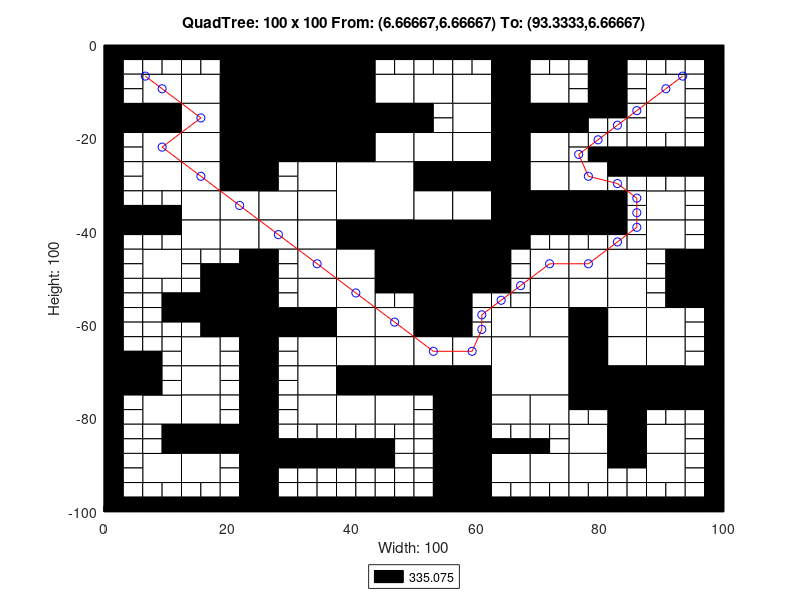

This figure's MATLAB source:
axis([0 100 -100 0]);
title('QuadTree: 100 x 100 From: (6.66667,6.66667) To: (93.3333,6.66667)');
xlabel('Width: 100');
ylabel('Height: 100');
rectangle('Position',[25 -12.5 12.5 12.5], 'FaceColor',[0 0 0]);
rectangle('Position',[25 -25 12.5 12.5], 'FaceColor',[0 0 0]);
rectangle('Position',[37.5 -37.5 12.5 12.5], 'FaceColor',[1 1 1]);
rectangle('Position',[50 -50 12.5 12.5], 'FaceColor',[0 0 0]);
rectangle('Position',[62.5 -75 12.5 12.5], 'FaceColor',[1 1 1]);
rectangle('Position',[6.25 -12.5 6.25 6.25], 'FaceColor',[1 1 1]);
rectangle('Position',[18.75 -6.25 6.25 6.25], 'FaceColor',[0 0 0]);
rectangle('Position',[12.5 -12.5 6.25 6.25], 'FaceColor',[1 1 1]);
rectangle('Position',[18.75 -12.5 6.25 6.25], 'FaceColor',[0 0 0]);
rectangle('Position',[0 -18.75 6.25 6.25], 'FaceColor',[0 0 0]);
rectangle('Position',[6.25 -18.75 6.25 6.25], 'FaceColor',[0 0 0]);
rectangle('Position',[6.25 -25 6.25 6.25], 'FaceColor',[1 1 1]);
rectangle('Position',[12.5 -18.75 6.25 6.25], 'FaceColor',[1 1 1]);
rectangle('Position',[18.75 -18.75 6.25 6.25], 'FaceColor',[0 0 0]);
rectangle('Position',[12.5 -25 6.25 6.25], 'FaceColor',[1 1 1]);
rectangle('Position',[18.75 -25 6.25 6.25], 'FaceColor',[0 0 0]);
rectangle('Position',[37.5 -6.25 6.25 6.25], 'FaceColor',[0 0 0]);
rectangle('Position',[37.5 -12.5 6.25 6.25], 'FaceColor',[0 0 0]);
rectangle('Position',[43.75 -12.5 6.25 6.25], 'FaceColor',[1 1 1]);
rectangle('Position',[37.5 -18.75 6.25 6.25], 'FaceColor',[0 0 0]);
rectangle('Position',[43.75 -18.75 6.25 6.25], 'FaceColor',[0 0 0]);
rectangle('Position',[37.5 -25 6.25 6.25], 'FaceColor',[0 0 0]);
rectangle('Position',[43.75 -25 6.25 6.25], 'FaceColor',[1 1 1]);
rectangle('Position',[6.25 -31.25 6.25 6.25], 'FaceColor',[1 1 1]);
rectangle('Position',[12.5 -31.25 6.25 6.25], 'FaceColor',[1 1 1]);
rectangle('Position',[18.75 -31.25 6.25 6.25], 'FaceColor',[0 0 0]);
rectangle('Position',[12.5 -37.5 6.25 6.25], 'FaceColor',[1 1 1]);
rectangle('Position',[18.75 -37.5 6.25 6.25], 'FaceColor',[1 1 1]);
rectangle('Position',[6.25 -50 6.25 6.25], 'FaceColor',[1 1 1]);
rectangle('Position',[12.5 -43.75 6.25 6.25], 'FaceColor',[1 1 1]);
rectangle('Position',[18.75 -43.75 6.25 6.25], 'FaceColor',[1 1 1]);
rectangle('Position',[31.25 -31.25 6.25 6.25], 'FaceColor',[1 1 1]);
rectangle('Position',[25 -37.5 6.25 6.25], 'FaceColor',[1 1 1]);
rectangle('Position',[31.25 -37.5 6.25 6.25], 'FaceColor',[1 1 1]);
rectangle('Position',[25 -43.75 6.25 6.25], 'FaceColor',[1 1 1]);
rectangle('Position',[31.25 -43.75 6.25 6.25], 'FaceColor',[1 1 1]);
rectangle('Position',[31.25 -50 6.25 6.25], 'FaceColor',[1 1 1]);
rectangle('Position',[37.5 -43.75 6.25 6.25], 'FaceColor',[0 0 0]);
rectangle('Position',[43.75 -43.75 6.25 6.25], 'FaceColor',[0 0 0]);
rectangle('Position',[37.5 -50 6.25 6.25], 'FaceColor',[1 1 1]);
rectangle('Position',[43.75 -50 6.25 6.25], 'FaceColor',[0 0 0]);
rectangle('Position',[50 -12.5 6.25 6.25], 'FaceColor',[1 1 1]);
rectangle('Position',[56.25 -12.5 6.25 6.25], 'FaceColor',[1 1 1]);
rectangle('Position',[62.5 -6.25 6.25 6.25], 'FaceColor',[0 0 0]);
rectangle('Position',[62.5 -12.5 6.25 6.25], 'FaceColor',[0 0 0]);
rectangle('Position',[68.75 -12.5 6.25 6.25], 'FaceColor',[1 1 1]);
rectangle('Position',[56.25 -18.75 6.25 6.25], 'FaceColor',[1 1 1]);
rectangle('Position',[50 -25 6.25 6.25], 'FaceColor',[1 1 1]);
rectangle('Position',[56.25 -25 6.25 6.25], 'FaceColor',[1 1 1]);
rectangle('Position',[62.5 -18.75 6.25 6.25], 'FaceColor',[0 0 0]);
rectangle('Position',[68.75 -18.75 6.25 6.25], 'FaceColor',[0 0 0]);
rectangle('Position',[62.5 -25 6.25 6.25], 'FaceColor',[0 0 0]);
rectangle('Position',[68.75 -25 6.25 6.25], 'FaceColor',[1 1 1]);
rectangle('Position',[87.5 -12.5 6.25 6.25], 'FaceColor',[1 1 1]);
rectangle('Position',[87.5 -18.75 6.25 6.25], 'FaceColor',[1 1 1]);
rectangle('Position',[50 -31.25 6.25 6.25], 'FaceColor',[0 0 0]);
rectangle('Position',[56.25 -31.25 6.25 6.25], 'FaceColor',[0 0 0]);
rectangle('Position',[50 -37.5 6.25 6.25], 'FaceColor',[1 1 1]);
rectangle('Position',[56.25 -37.5 6.25 6.25], 'FaceColor',[1 1 1]);
rectangle('Position',[62.5 -31.25 6.25 6.25], 'FaceColor',[0 0 0]);
rectangle('Position',[68.75 -31.25 6.25 6.25], 'FaceColor',[1 1 1]);
rectangle('Position',[62.5 -37.5 6.25 6.25], 'FaceColor',[0 0 0]);
rectangle('Position',[68.75 -37.5 6.25 6.25], 'FaceColor',[0 0 0]);
rectangle('Position',[62.5 -43.75 6.25 6.25], 'FaceColor',[0 0 0]);
rectangle('Position',[68.75 -50 6.25 6.25], 'FaceColor',[1 1 1]);
rectangle('Position',[75 -31.25 6.25 6.25], 'FaceColor',[1 1 1]);
rectangle('Position',[75 -37.5 6.25 6.25], 'FaceColor',[0 0 0]);
rectangle('Position',[87.5 -37.5 6.25 6.25], 'FaceColor',[1 1 1]);
rectangle('Position',[75 -50 6.25 6.25], 'FaceColor',[1 1 1]);
rectangle('Position',[81.25 -50 6.25 6.25], 'FaceColor',[1 1 1]);
rectangle('Position',[87.5 -43.75 6.25 6.25], 'FaceColor',[1 1 1]);
rectangle('Position',[93.75 -50 6.25 6.25], 'FaceColor',[0 0 0]);
rectangle('Position',[18.75 -56.25 6.25 6.25], 'FaceColor',[0 0 0]);
rectangle('Position',[18.75 -62.5 6.25 6.25], 'FaceColor',[0 0 0]);
rectangle('Position',[0 -75 6.25 6.25], 'FaceColor',[0 0 0]);
rectangle('Position',[12.5 -68.75 6.25 6.25], 'FaceColor',[1 1 1]);
rectangle('Position',[12.5 -75 6.25 6.25], 'FaceColor',[1 1 1]);
rectangle('Position',[31.25 -56.25 6.25 6.25], 'FaceColor',[1 1 1]);
rectangle('Position',[25 -62.5 6.25 6.25], 'FaceColor',[0 0 0]);
rectangle('Position',[31.25 -62.5 6.25 6.25], 'FaceColor',[0 0 0]);
rectangle('Position',[37.5 -56.25 6.25 6.25], 'FaceColor',[1 1 1]);
rectangle('Position',[37.5 -62.5 6.25 6.25], 'FaceColor',[1 1 1]);
rectangle('Position',[43.75 -62.5 6.25 6.25], 'FaceColor',[1 1 1]);
rectangle('Position',[31.25 -68.75 6.25 6.25], 'FaceColor',[1 1 1]);
rectangle('Position',[31.25 -75 6.25 6.25], 'FaceColor',[1 1 1]);
rectangle('Position',[37.5 -68.75 6.25 6.25], 'FaceColor',[1 1 1]);
rectangle('Position',[43.75 -68.75 6.25 6.25], 'FaceColor',[1 1 1]);
rectangle('Position',[37.5 -75 6.25 6.25], 'FaceColor',[0 0 0]);
rectangle('Position',[43.75 -75 6.25 6.25], 'FaceColor',[0 0 0]);
rectangle('Position',[6.25 -81.25 6.25 6.25], 'FaceColor',[1 1 1]);
rectangle('Position',[12.5 -81.25 6.25 6.25], 'FaceColor',[1 1 1]);
rectangle('Position',[12.5 -87.5 6.25 6.25], 'FaceColor',[0 0 0]);
rectangle('Position',[18.75 -87.5 6.25 6.25], 'FaceColor',[0 0 0]);
rectangle('Position',[6.25 -93.75 6.25 6.25], 'FaceColor',[1 1 1]);
rectangle('Position',[12.5 -93.75 6.25 6.25], 'FaceColor',[1 1 1]);
rectangle('Position',[31.25 -81.25 6.25 6.25], 'FaceColor',[1 1 1]);
rectangle('Position',[37.5 -81.25 6.25 6.25], 'FaceColor',[1 1 1]);
rectangle('Position',[43.75 -81.25 6.25 6.25], 'FaceColor',[1 1 1]);
rectangle('Position',[50 -56.25 6.25 6.25], 'FaceColor',[0 0 0]);
rectangle('Position',[50 -62.5 6.25 6.25], 'FaceColor',[0 0 0]);
rectangle('Position',[68.75 -56.25 6.25 6.25], 'FaceColor',[1 1 1]);
rectangle('Position',[62.5 -62.5 6.25 6.25], 'FaceColor',[1 1 1]);
rectangle('Position',[68.75 -62.5 6.25 6.25], 'FaceColor',[1 1 1]);
rectangle('Position',[50 -68.75 6.25 6.25], 'FaceColor',[1 1 1]);
rectangle('Position',[56.25 -68.75 6.25 6.25], 'FaceColor',[1 1 1]);
rectangle('Position',[50 -75 6.25 6.25], 'FaceColor',[0 0 0]);
rectangle('Position',[56.25 -75 6.25 6.25], 'FaceColor',[0 0 0]);
rectangle('Position',[75 -56.25 6.25 6.25], 'FaceColor',[1 1 1]);
rectangle('Position',[81.25 -56.25 6.25 6.25], 'FaceColor',[1 1 1]);
rectangle('Position',[75 -62.5 6.25 6.25], 'FaceColor',[0 0 0]);
rectangle('Position',[81.25 -62.5 6.25 6.25], 'FaceColor',[1 1 1]);
rectangle('Position',[93.75 -56.25 6.25 6.25], 'FaceColor',[0 0 0]);
rectangle('Position',[87.5 -62.5 6.25 6.25], 'FaceColor',[1 1 1]);
rectangle('Position',[75 -68.75 6.25 6.25], 'FaceColor',[0 0 0]);
rectangle('Position',[81.25 -68.75 6.25 6.25], 'FaceColor',[1 1 1]);
rectangle('Position',[75 -75 6.25 6.25], 'FaceColor',[0 0 0]);
rectangle('Position',[81.25 -75 6.25 6.25], 'FaceColor',[0 0 0]);
rectangle('Position',[87.5 -68.75 6.25 6.25], 'FaceColor',[1 1 1]);
rectangle('Position',[87.5 -75 6.25 6.25], 'FaceColor',[0 0 0]);
rectangle('Position',[93.75 -75 6.25 6.25], 'FaceColor',[0 0 0]);
rectangle('Position',[56.25 -81.25 6.25 6.25], 'FaceColor',[0 0 0]);
rectangle('Position',[56.25 -87.5 6.25 6.25], 'FaceColor',[0 0 0]);
rectangle('Position',[62.5 -81.25 6.25 6.25], 'FaceColor',[1 1 1]);
rectangle('Position',[68.75 -81.25 6.25 6.25], 'FaceColor',[1 1 1]);
rectangle('Position',[56.25 -93.75 6.25 6.25], 'FaceColor',[0 0 0]);
rectangle('Position',[56.25 -100 6.25 6.25], 'FaceColor',[0 0 0]);
rectangle('Position',[62.5 -93.75 6.25 6.25], 'FaceColor',[1 1 1]);
rectangle('Position',[68.75 -93.75 6.25 6.25], 'FaceColor',[1 1 1]);
rectangle('Position',[81.25 -81.25 6.25 6.25], 'FaceColor',[0 0 0]);
rectangle('Position',[75 -87.5 6.25 6.25], 'FaceColor',[1 1 1]);
rectangle('Position',[81.25 -87.5 6.25 6.25], 'FaceColor',[0 0 0]);
rectangle('Position',[87.5 -87.5 6.25 6.25], 'FaceColor',[1 1 1]);
rectangle('Position',[75 -93.75 6.25 6.25], 'FaceColor',[1 1 1]);
rectangle('Position',[87.5 -93.75 6.25 6.25], 'FaceColor',[1 1 1]);
rectangle('Position',[0 -3.125 3.125 3.125], 'FaceColor',[0 0 0]);
rectangle('Position',[3.125 -3.125 3.125 3.125], 'FaceColor',[0 0 0]);
rectangle('Position',[0 -6.25 3.125 3.125], 'FaceColor',[0 0 0]);
rectangle('Position',[3.125 -6.25 3.125 3.125], 'FaceColor',[1 1 1]);
rectangle('Position',[6.25 -3.125 3.125 3.125], 'FaceColor',[0 0 0]);
rectangle('Position',[9.375 -3.125 3.125 3.125], 'FaceColor',[0 0 0]);
rectangle('Position',[6.25 -6.25 3.125 3.125], 'FaceColor',[1 1 1]);
rectangle('Position',[9.375 -6.25 3.125 3.125], 'FaceColor',[1 1 1]);
rectangle('Position',[0 -9.375 3.125 3.125], 'FaceColor',[0 0 0]);
rectangle('Position',[3.125 -9.375 3.125 3.125], 'FaceColor',[1 1 1]);
rectangle('Position',[0 -12.5 3.125 3.125], 'FaceColor',[0 0 0]);
rectangle('Position',[3.125 -12.5 3.125 3.125], 'FaceColor',[1 1 1]);
rectangle('Position',[12.5 -3.125 3.125 3.125], 'FaceColor',[0 0 0]);
rectangle('Position',[15.625 -3.125 3.125 3.125], 'FaceColor',[0 0 0]);
rectangle('Position',[12.5 -6.25 3.125 3.125], 'FaceColor',[1 1 1]);
rectangle('Position',[15.625 -6.25 3.125 3.125], 'FaceColor',[1 1 1]);
rectangle('Position',[0 -21.875 3.125 3.125], 'FaceColor',[0 0 0]);
rectangle('Position',[3.125 -21.875 3.125 3.125], 'FaceColor',[1 1 1]);
rectangle('Position',[0 -25 3.125 3.125], 'FaceColor',[0 0 0]);
rectangle('Position',[3.125 -25 3.125 3.125], 'FaceColor',[1 1 1]);
rectangle('Position',[43.75 -3.125 3.125 3.125], 'FaceColor',[0 0 0]);
rectangle('Position',[46.875 -3.125 3.125 3.125], 'FaceColor',[0 0 0]);
rectangle('Position',[43.75 -6.25 3.125 3.125], 'FaceColor',[1 1 1]);
rectangle('Position',[46.875 -6.25 3.125 3.125], 'FaceColor',[1 1 1]);
rectangle('Position',[0 -28.125 3.125 3.125], 'FaceColor',[0 0 0]);
rectangle('Position',[3.125 -28.125 3.125 3.125], 'FaceColor',[1 1 1]);
rectangle('Position',[0 -31.25 3.125 3.125], 'FaceColor',[0 0 0]);
rectangle('Position',[3.125 -31.25 3.125 3.125], 'FaceColor',[1 1 1]);
rectangle('Position',[0 -34.375 3.125 3.125], 'FaceColor',[0 0 0]);
rectangle('Position',[3.125 -34.375 3.125 3.125], 'FaceColor',[1 1 1]);
rectangle('Position',[0 -37.5 3.125 3.125], 'FaceColor',[0 0 0]);
rectangle('Position',[3.125 -37.5 3.125 3.125], 'FaceColor',[0 0 0]);
rectangle('Position',[6.25 -34.375 3.125 3.125], 'FaceColor',[1 1 1]);
rectangle('Position',[9.375 -34.375 3.125 3.125], 'FaceColor',[1 1 1]);
rectangle('Position',[6.25 -37.5 3.125 3.125], 'FaceColor',[0 0 0]);
rectangle('Position',[9.375 -37.5 3.125 3.125], 'FaceColor',[0 0 0]);
rectangle('Position',[0 -40.625 3.125 3.125], 'FaceColor',[0 0 0]);
rectangle('Position',[3.125 -40.625 3.125 3.125], 'FaceColor',[0 0 0]);
rectangle('Position',[0 -43.75 3.125 3.125], 'FaceColor',[0 0 0]);
rectangle('Position',[3.125 -43.75 3.125 3.125], 'FaceColor',[1 1 1]);
rectangle('Position',[6.25 -40.625 3.125 3.125], 'FaceColor',[0 0 0]);
rectangle('Position',[9.375 -40.625 3.125 3.125], 'FaceColor',[0 0 0]);
rectangle('Position',[6.25 -43.75 3.125 3.125], 'FaceColor',[1 1 1]);
rectangle('Position',[9.375 -43.75 3.125 3.125], 'FaceColor',[1 1 1]);
rectangle('Position',[0 -46.875 3.125 3.125], 'FaceColor',[0 0 0]);
rectangle('Position',[3.125 -46.875 3.125 3.125], 'FaceColor',[1 1 1]);
rectangle('Position',[0 -50 3.125 3.125], 'FaceColor',[0 0 0]);
rectangle('Position',[3.125 -50 3.125 3.125], 'FaceColor',[1 1 1]);
rectangle('Position',[12.5 -46.875 3.125 3.125], 'FaceColor',[1 1 1]);
rectangle('Position',[15.625 -46.875 3.125 3.125], 'FaceColor',[1 1 1]);
rectangle('Position',[12.5 -50 3.125 3.125], 'FaceColor',[1 1 1]);
rectangle('Position',[15.625 -50 3.125 3.125], 'FaceColor',[0 0 0]);
rectangle('Position',[18.75 -46.875 3.125 3.125], 'FaceColor',[1 1 1]);
rectangle('Position',[21.875 -46.875 3.125 3.125], 'FaceColor',[0 0 0]);
rectangle('Position',[18.75 -50 3.125 3.125], 'FaceColor',[0 0 0]);
rectangle('Position',[21.875 -50 3.125 3.125], 'FaceColor',[0 0 0]);
rectangle('Position',[25 -28.125 3.125 3.125], 'FaceColor',[0 0 0]);
rectangle('Position',[28.125 -28.125 3.125 3.125], 'FaceColor',[1 1 1]);
rectangle('Position',[25 -31.25 3.125 3.125], 'FaceColor',[0 0 0]);
rectangle('Position',[28.125 -31.25 3.125 3.125], 'FaceColor',[1 1 1]);
rectangle('Position',[25 -46.875 3.125 3.125], 'FaceColor',[0 0 0]);
rectangle('Position',[28.125 -46.875 3.125 3.125], 'FaceColor',[1 1 1]);
rectangle('Position',[25 -50 3.125 3.125], 'FaceColor',[0 0 0]);
rectangle('Position',[28.125 -50 3.125 3.125], 'FaceColor',[1 1 1]);
rectangle('Position',[50 -3.125 3.125 3.125], 'FaceColor',[0 0 0]);
rectangle('Position',[53.125 -3.125 3.125 3.125], 'FaceColor',[0 0 0]);
rectangle('Position',[50 -6.25 3.125 3.125], 'FaceColor',[1 1 1]);
rectangle('Position',[53.125 -6.25 3.125 3.125], 'FaceColor',[1 1 1]);
rectangle('Position',[56.25 -3.125 3.125 3.125], 'FaceColor',[0 0 0]);
rectangle('Position',[59.375 -3.125 3.125 3.125], 'FaceColor',[0 0 0]);
rectangle('Position',[56.25 -6.25 3.125 3.125], 'FaceColor',[1 1 1]);
rectangle('Position',[59.375 -6.25 3.125 3.125], 'FaceColor',[1 1 1]);
rectangle('Position',[68.75 -3.125 3.125 3.125], 'FaceColor',[0 0 0]);
rectangle('Position',[71.875 -3.125 3.125 3.125], 'FaceColor',[0 0 0]);
rectangle('Position',[68.75 -6.25 3.125 3.125], 'FaceColor',[1 1 1]);
rectangle('Position',[71.875 -6.25 3.125 3.125], 'FaceColor',[1 1 1]);
rectangle('Position',[50 -15.625 3.125 3.125], 'FaceColor',[0 0 0]);
rectangle('Position',[53.125 -15.625 3.125 3.125], 'FaceColor',[1 1 1]);
rectangle('Position',[50 -18.75 3.125 3.125], 'FaceColor',[0 0 0]);
rectangle('Position',[53.125 -18.75 3.125 3.125], 'FaceColor',[1 1 1]);
rectangle('Position',[75 -3.125 3.125 3.125], 'FaceColor',[0 0 0]);
rectangle('Position',[78.125 -3.125 3.125 3.125], 'FaceColor',[0 0 0]);
rectangle('Position',[75 -6.25 3.125 3.125], 'FaceColor',[1 1 1]);
rectangle('Position',[78.125 -6.25 3.125 3.125], 'FaceColor',[0 0 0]);
rectangle('Position',[81.25 -3.125 3.125 3.125], 'FaceColor',[0 0 0]);
rectangle('Position',[84.375 -3.125 3.125 3.125], 'FaceColor',[0 0 0]);
rectangle('Position',[81.25 -6.25 3.125 3.125], 'FaceColor',[0 0 0]);
rectangle('Position',[84.375 -6.25 3.125 3.125], 'FaceColor',[1 1 1]);
rectangle('Position',[75 -9.375 3.125 3.125], 'FaceColor',[1 1 1]);
rectangle('Position',[78.125 -9.375 3.125 3.125], 'FaceColor',[0 0 0]);
rectangle('Position',[75 -12.5 3.125 3.125], 'FaceColor',[1 1 1]);
rectangle('Position',[78.125 -12.5 3.125 3.125], 'FaceColor',[0 0 0]);
rectangle('Position',[81.25 -9.375 3.125 3.125], 'FaceColor',[0 0 0]);
rectangle('Position',[84.375 -9.375 3.125 3.125], 'FaceColor',[1 1 1]);
rectangle('Position',[81.25 -12.5 3.125 3.125], 'FaceColor',[0 0 0]);
rectangle('Position',[84.375 -12.5 3.125 3.125], 'FaceColor',[1 1 1]);
rectangle('Position',[87.5 -3.125 3.125 3.125], 'FaceColor',[0 0 0]);
rectangle('Position',[90.625 -3.125 3.125 3.125], 'FaceColor',[0 0 0]);
rectangle('Position',[87.5 -6.25 3.125 3.125], 'FaceColor',[1 1 1]);
rectangle('Position',[90.625 -6.25 3.125 3.125], 'FaceColor',[1 1 1]);
rectangle('Position',[93.75 -3.125 3.125 3.125], 'FaceColor',[0 0 0]);
rectangle('Position',[96.875 -3.125 3.125 3.125], 'FaceColor',[0 0 0]);
rectangle('Position',[93.75 -6.25 3.125 3.125], 'FaceColor',[1 1 1]);
rectangle('Position',[96.875 -6.25 3.125 3.125], 'FaceColor',[0 0 0]);
rectangle('Position',[93.75 -9.375 3.125 3.125], 'FaceColor',[1 1 1]);
rectangle('Position',[96.875 -9.375 3.125 3.125], 'FaceColor',[0 0 0]);
rectangle('Position',[93.75 -12.5 3.125 3.125], 'FaceColor',[1 1 1]);
rectangle('Position',[96.875 -12.5 3.125 3.125], 'FaceColor',[0 0 0]);
rectangle('Position',[75 -15.625 3.125 3.125], 'FaceColor',[0 0 0]);
rectangle('Position',[78.125 -15.625 3.125 3.125], 'FaceColor',[0 0 0]);
rectangle('Position',[75 -18.75 3.125 3.125], 'FaceColor',[0 0 0]);
rectangle('Position',[78.125 -18.75 3.125 3.125], 'FaceColor',[1 1 1]);
rectangle('Position',[81.25 -15.625 3.125 3.125], 'FaceColor',[0 0 0]);
rectangle('Position',[84.375 -15.625 3.125 3.125], 'FaceColor',[1 1 1]);
rectangle('Position',[81.25 -18.75 3.125 3.125], 'FaceColor',[1 1 1]);
rectangle('Position',[84.375 -18.75 3.125 3.125], 'FaceColor',[1 1 1]);
rectangle('Position',[75 -21.875 3.125 3.125], 'FaceColor',[1 1 1]);
rectangle('Position',[78.125 -21.875 3.125 3.125], 'FaceColor',[1 1 1]);
rectangle('Position',[75 -25 3.125 3.125], 'FaceColor',[1 1 1]);
rectangle('Position',[78.125 -25 3.125 3.125], 'FaceColor',[0 0 0]);
rectangle('Position',[81.25 -21.875 3.125 3.125], 'FaceColor',[1 1 1]);
rectangle('Position',[84.375 -21.875 3.125 3.125], 'FaceColor',[1 1 1]);
rectangle('Position',[81.25 -25 3.125 3.125], 'FaceColor',[0 0 0]);
rectangle('Position',[84.375 -25 3.125 3.125], 'FaceColor',[0 0 0]);
rectangle('Position',[93.75 -15.625 3.125 3.125], 'FaceColor',[1 1 1]);
rectangle('Position',[96.875 -15.625 3.125 3.125], 'FaceColor',[0 0 0]);
rectangle('Position',[93.75 -18.75 3.125 3.125], 'FaceColor',[1 1 1]);
rectangle('Position',[96.875 -18.75 3.125 3.125], 'FaceColor',[0 0 0]);
rectangle('Position',[87.5 -21.875 3.125 3.125], 'FaceColor',[1 1 1]);
rectangle('Position',[90.625 -21.875 3.125 3.125], 'FaceColor',[1 1 1]);
rectangle('Position',[87.5 -25 3.125 3.125], 'FaceColor',[0 0 0]);
rectangle('Position',[90.625 -25 3.125 3.125], 'FaceColor',[0 0 0]);
rectangle('Position',[93.75 -21.875 3.125 3.125], 'FaceColor',[1 1 1]);
rectangle('Position',[96.875 -21.875 3.125 3.125], 'FaceColor',[0 0 0]);
rectangle('Position',[93.75 -25 3.125 3.125], 'FaceColor',[0 0 0]);
rectangle('Position',[96.875 -25 3.125 3.125], 'FaceColor',[0 0 0]);
rectangle('Position',[68.75 -40.625 3.125 3.125], 'FaceColor',[0 0 0]);
rectangle('Position',[71.875 -40.625 3.125 3.125], 'FaceColor',[0 0 0]);
rectangle('Position',[68.75 -43.75 3.125 3.125], 'FaceColor',[1 1 1]);
rectangle('Position',[71.875 -43.75 3.125 3.125], 'FaceColor',[1 1 1]);
rectangle('Position',[62.5 -46.875 3.125 3.125], 'FaceColor',[0 0 0]);
rectangle('Position',[65.625 -46.875 3.125 3.125], 'FaceColor',[1 1 1]);
rectangle('Position',[62.5 -50 3.125 3.125], 'FaceColor',[0 0 0]);
rectangle('Position',[65.625 -50 3.125 3.125], 'FaceColor',[1 1 1]);
rectangle('Position',[81.25 -28.125 3.125 3.125], 'FaceColor',[0 0 0]);
rectangle('Position',[84.375 -28.125 3.125 3.125], 'FaceColor',[0 0 0]);
rectangle('Position',[81.25 -31.25 3.125 3.125], 'FaceColor',[1 1 1]);
rectangle('Position',[84.375 -31.25 3.125 3.125], 'FaceColor',[1 1 1]);
rectangle('Position',[81.25 -34.375 3.125 3.125], 'FaceColor',[0 0 0]);
rectangle('Position',[84.375 -34.375 3.125 3.125], 'FaceColor',[1 1 1]);
rectangle('Position',[81.25 -37.5 3.125 3.125], 'FaceColor',[0 0 0]);
rectangle('Position',[84.375 -37.5 3.125 3.125], 'FaceColor',[1 1 1]);
rectangle('Position',[87.5 -28.125 3.125 3.125], 'FaceColor',[0 0 0]);
rectangle('Position',[90.625 -28.125 3.125 3.125], 'FaceColor',[0 0 0]);
rectangle('Position',[87.5 -31.25 3.125 3.125], 'FaceColor',[1 1 1]);
rectangle('Position',[90.625 -31.25 3.125 3.125], 'FaceColor',[1 1 1]);
rectangle('Position',[93.75 -28.125 3.125 3.125], 'FaceColor',[0 0 0]);
rectangle('Position',[96.875 -28.125 3.125 3.125], 'FaceColor',[0 0 0]);
rectangle('Position',[93.75 -31.25 3.125 3.125], 'FaceColor',[1 1 1]);
rectangle('Position',[96.875 -31.25 3.125 3.125], 'FaceColor',[0 0 0]);
rectangle('Position',[93.75 -34.375 3.125 3.125], 'FaceColor',[1 1 1]);
rectangle('Position',[96.875 -34.375 3.125 3.125], 'FaceColor',[0 0 0]);
rectangle('Position',[93.75 -37.5 3.125 3.125], 'FaceColor',[1 1 1]);
rectangle('Position',[96.875 -37.5 3.125 3.125], 'FaceColor',[0 0 0]);
rectangle('Position',[75 -40.625 3.125 3.125], 'FaceColor',[0 0 0]);
rectangle('Position',[78.125 -40.625 3.125 3.125], 'FaceColor',[0 0 0]);
rectangle('Position',[75 -43.75 3.125 3.125], 'FaceColor',[1 1 1]);
rectangle('Position',[78.125 -43.75 3.125 3.125], 'FaceColor',[1 1 1]);
rectangle('Position',[81.25 -40.625 3.125 3.125], 'FaceColor',[0 0 0]);
rectangle('Position',[84.375 -40.625 3.125 3.125], 'FaceColor',[1 1 1]);
rectangle('Position',[81.25 -43.75 3.125 3.125], 'FaceColor',[1 1 1]);
rectangle('Position',[84.375 -43.75 3.125 3.125], 'FaceColor',[1 1 1]);
rectangle('Position',[93.75 -40.625 3.125 3.125], 'FaceColor',[1 1 1]);
rectangle('Position',[96.875 -40.625 3.125 3.125], 'FaceColor',[0 0 0]);
rectangle('Position',[93.75 -43.75 3.125 3.125], 'FaceColor',[1 1 1]);
rectangle('Position',[96.875 -43.75 3.125 3.125], 'FaceColor',[0 0 0]);
rectangle('Position',[87.5 -46.875 3.125 3.125], 'FaceColor',[1 1 1]);
rectangle('Position',[90.625 -46.875 3.125 3.125], 'FaceColor',[0 0 0]);
rectangle('Position',[87.5 -50 3.125 3.125], 'FaceColor',[1 1 1]);
rectangle('Position',[90.625 -50 3.125 3.125], 'FaceColor',[0 0 0]);
rectangle('Position',[0 -53.125 3.125 3.125], 'FaceColor',[0 0 0]);
rectangle('Position',[3.125 -53.125 3.125 3.125], 'FaceColor',[1 1 1]);
rectangle('Position',[0 -56.25 3.125 3.125], 'FaceColor',[0 0 0]);
rectangle('Position',[3.125 -56.25 3.125 3.125], 'FaceColor',[1 1 1]);
rectangle('Position',[6.25 -53.125 3.125 3.125], 'FaceColor',[1 1 1]);
rectangle('Position',[9.375 -53.125 3.125 3.125], 'FaceColor',[1 1 1]);
rectangle('Position',[6.25 -56.25 3.125 3.125], 'FaceColor',[1 1 1]);
rectangle('Position',[9.375 -56.25 3.125 3.125], 'FaceColor',[0 0 0]);
rectangle('Position',[0 -59.375 3.125 3.125], 'FaceColor',[0 0 0]);
rectangle('Position',[3.125 -59.375 3.125 3.125], 'FaceColor',[1 1 1]);
rectangle('Position',[0 -62.5 3.125 3.125], 'FaceColor',[0 0 0]);
rectangle('Position',[3.125 -62.5 3.125 3.125], 'FaceColor',[1 1 1]);
rectangle('Position',[6.25 -59.375 3.125 3.125], 'FaceColor',[1 1 1]);
rectangle('Position',[9.375 -59.375 3.125 3.125], 'FaceColor',[0 0 0]);
rectangle('Position',[6.25 -62.5 3.125 3.125], 'FaceColor',[1 1 1]);
rectangle('Position',[9.375 -62.5 3.125 3.125], 'FaceColor',[1 1 1]);
rectangle('Position',[12.5 -53.125 3.125 3.125], 'FaceColor',[1 1 1]);
rectangle('Position',[15.625 -53.125 3.125 3.125], 'FaceColor',[0 0 0]);
rectangle('Position',[12.5 -56.25 3.125 3.125], 'FaceColor',[0 0 0]);
rectangle('Position',[15.625 -56.25 3.125 3.125], 'FaceColor',[0 0 0]);
rectangle('Position',[12.5 -59.375 3.125 3.125], 'FaceColor',[0 0 0]);
rectangle('Position',[15.625 -59.375 3.125 3.125], 'FaceColor',[0 0 0]);
rectangle('Position',[12.5 -62.5 3.125 3.125], 'FaceColor',[1 1 1]);
rectangle('Position',[15.625 -62.5 3.125 3.125], 'FaceColor',[0 0 0]);
rectangle('Position',[0 -65.625 3.125 3.125], 'FaceColor',[0 0 0]);
rectangle('Position',[3.125 -65.625 3.125 3.125], 'FaceColor',[1 1 1]);
rectangle('Position',[0 -68.75 3.125 3.125], 'FaceColor',[0 0 0]);
rectangle('Position',[3.125 -68.75 3.125 3.125], 'FaceColor',[0 0 0]);
rectangle('Position',[6.25 -65.625 3.125 3.125], 'FaceColor',[1 1 1]);
rectangle('Position',[9.375 -65.625 3.125 3.125], 'FaceColor',[1 1 1]);
rectangle('Position',[6.25 -68.75 3.125 3.125], 'FaceColor',[0 0 0]);
rectangle('Position',[9.375 -68.75 3.125 3.125], 'FaceColor',[1 1 1]);
rectangle('Position',[6.25 -71.875 3.125 3.125], 'FaceColor',[0 0 0]);
rectangle('Position',[9.375 -71.875 3.125 3.125], 'FaceColor',[1 1 1]);
rectangle('Position',[6.25 -75 3.125 3.125], 'FaceColor',[0 0 0]);
rectangle('Position',[9.375 -75 3.125 3.125], 'FaceColor',[1 1 1]);
rectangle('Position',[18.75 -65.625 3.125 3.125], 'FaceColor',[1 1 1]);
rectangle('Position',[21.875 -65.625 3.125 3.125], 'FaceColor',[0 0 0]);
rectangle('Position',[18.75 -68.75 3.125 3.125], 'FaceColor',[1 1 1]);
rectangle('Position',[21.875 -68.75 3.125 3.125], 'FaceColor',[0 0 0]);
rectangle('Position',[18.75 -71.875 3.125 3.125], 'FaceColor',[1 1 1]);
rectangle('Position',[21.875 -71.875 3.125 3.125], 'FaceColor',[0 0 0]);
rectangle('Position',[18.75 -75 3.125 3.125], 'FaceColor',[1 1 1]);
rectangle('Position',[21.875 -75 3.125 3.125], 'FaceColor',[0 0 0]);
rectangle('Position',[25 -53.125 3.125 3.125], 'FaceColor',[0 0 0]);
rectangle('Position',[28.125 -53.125 3.125 3.125], 'FaceColor',[1 1 1]);
rectangle('Position',[25 -56.25 3.125 3.125], 'FaceColor',[0 0 0]);
rectangle('Position',[28.125 -56.25 3.125 3.125], 'FaceColor',[1 1 1]);
rectangle('Position',[43.75 -53.125 3.125 3.125], 'FaceColor',[0 0 0]);
rectangle('Position',[46.875 -53.125 3.125 3.125], 'FaceColor',[0 0 0]);
rectangle('Position',[43.75 -56.25 3.125 3.125], 'FaceColor',[1 1 1]);
rectangle('Position',[46.875 -56.25 3.125 3.125], 'FaceColor',[1 1 1]);
rectangle('Position',[25 -65.625 3.125 3.125], 'FaceColor',[0 0 0]);
rectangle('Position',[28.125 -65.625 3.125 3.125], 'FaceColor',[1 1 1]);
rectangle('Position',[25 -68.75 3.125 3.125], 'FaceColor',[0 0 0]);
rectangle('Position',[28.125 -68.75 3.125 3.125], 'FaceColor',[1 1 1]);
rectangle('Position',[25 -71.875 3.125 3.125], 'FaceColor',[0 0 0]);
rectangle('Position',[28.125 -71.875 3.125 3.125], 'FaceColor',[1 1 1]);
rectangle('Position',[25 -75 3.125 3.125], 'FaceColor',[0 0 0]);
rectangle('Position',[28.125 -75 3.125 3.125], 'FaceColor',[1 1 1]);
rectangle('Position',[0 -78.125 3.125 3.125], 'FaceColor',[0 0 0]);
rectangle('Position',[3.125 -78.125 3.125 3.125], 'FaceColor',[1 1 1]);
rectangle('Position',[0 -81.25 3.125 3.125], 'FaceColor',[0 0 0]);
rectangle('Position',[3.125 -81.25 3.125 3.125], 'FaceColor',[1 1 1]);
rectangle('Position',[0 -84.375 3.125 3.125], 'FaceColor',[0 0 0]);
rectangle('Position',[3.125 -84.375 3.125 3.125], 'FaceColor',[1 1 1]);
rectangle('Position',[0 -87.5 3.125 3.125], 'FaceColor',[0 0 0]);
rectangle('Position',[3.125 -87.5 3.125 3.125], 'FaceColor',[1 1 1]);
rectangle('Position',[6.25 -84.375 3.125 3.125], 'FaceColor',[1 1 1]);
rectangle('Position',[9.375 -84.375 3.125 3.125], 'FaceColor',[0 0 0]);
rectangle('Position',[6.25 -87.5 3.125 3.125], 'FaceColor',[1 1 1]);
rectangle('Position',[9.375 -87.5 3.125 3.125], 'FaceColor',[0 0 0]);
rectangle('Position',[18.75 -78.125 3.125 3.125], 'FaceColor',[1 1 1]);
rectangle('Position',[21.875 -78.125 3.125 3.125], 'FaceColor',[0 0 0]);
rectangle('Position',[18.75 -81.25 3.125 3.125], 'FaceColor',[1 1 1]);
rectangle('Position',[21.875 -81.25 3.125 3.125], 'FaceColor',[0 0 0]);
rectangle('Position',[0 -90.625 3.125 3.125], 'FaceColor',[0 0 0]);
rectangle('Position',[3.125 -90.625 3.125 3.125], 'FaceColor',[1 1 1]);
rectangle('Position',[0 -93.75 3.125 3.125], 'FaceColor',[0 0 0]);
rectangle('Position',[3.125 -93.75 3.125 3.125], 'FaceColor',[1 1 1]);
rectangle('Position',[0 -96.875 3.125 3.125], 'FaceColor',[0 0 0]);
rectangle('Position',[3.125 -96.875 3.125 3.125], 'FaceColor',[1 1 1]);
rectangle('Position',[0 -100 3.125 3.125], 'FaceColor',[0 0 0]);
rectangle('Position',[3.125 -100 3.125 3.125], 'FaceColor',[0 0 0]);
rectangle('Position',[6.25 -96.875 3.125 3.125], 'FaceColor',[1 1 1]);
rectangle('Position',[9.375 -96.875 3.125 3.125], 'FaceColor',[1 1 1]);
rectangle('Position',[6.25 -100 3.125 3.125], 'FaceColor',[0 0 0]);
rectangle('Position',[9.375 -100 3.125 3.125], 'FaceColor',[0 0 0]);
rectangle('Position',[18.75 -90.625 3.125 3.125], 'FaceColor',[1 1 1]);
rectangle('Position',[21.875 -90.625 3.125 3.125], 'FaceColor',[0 0 0]);
rectangle('Position',[18.75 -93.75 3.125 3.125], 'FaceColor',[1 1 1]);
rectangle('Position',[21.875 -93.75 3.125 3.125], 'FaceColor',[0 0 0]);
rectangle('Position',[12.5 -96.875 3.125 3.125], 'FaceColor',[1 1 1]);
rectangle('Position',[15.625 -96.875 3.125 3.125], 'FaceColor',[1 1 1]);
rectangle('Position',[12.5 -100 3.125 3.125], 'FaceColor',[0 0 0]);
rectangle('Position',[15.625 -100 3.125 3.125], 'FaceColor',[0 0 0]);
rectangle('Position',[18.75 -96.875 3.125 3.125], 'FaceColor',[1 1 1]);
rectangle('Position',[21.875 -96.875 3.125 3.125], 'FaceColor',[0 0 0]);
rectangle('Position',[18.75 -100 3.125 3.125], 'FaceColor',[0 0 0]);
rectangle('Position',[21.875 -100 3.125 3.125], 'FaceColor',[0 0 0]);
rectangle('Position',[25 -78.125 3.125 3.125], 'FaceColor',[0 0 0]);
rectangle('Position',[28.125 -78.125 3.125 3.125], 'FaceColor',[1 1 1]);
rectangle('Position',[25 -81.25 3.125 3.125], 'FaceColor',[0 0 0]);
rectangle('Position',[28.125 -81.25 3.125 3.125], 'FaceColor',[1 1 1]);
rectangle('Position',[25 -84.375 3.125 3.125], 'FaceColor',[0 0 0]);
rectangle('Position',[28.125 -84.375 3.125 3.125], 'FaceColor',[1 1 1]);
rectangle('Position',[25 -87.5 3.125 3.125], 'FaceColor',[0 0 0]);
rectangle('Position',[28.125 -87.5 3.125 3.125], 'FaceColor',[0 0 0]);
rectangle('Position',[31.25 -84.375 3.125 3.125], 'FaceColor',[1 1 1]);
rectangle('Position',[34.375 -84.375 3.125 3.125], 'FaceColor',[1 1 1]);
rectangle('Position',[31.25 -87.5 3.125 3.125], 'FaceColor',[0 0 0]);
rectangle('Position',[34.375 -87.5 3.125 3.125], 'FaceColor',[0 0 0]);
rectangle('Position',[37.5 -84.375 3.125 3.125], 'FaceColor',[1 1 1]);
rectangle('Position',[40.625 -84.375 3.125 3.125], 'FaceColor',[1 1 1]);
rectangle('Position',[37.5 -87.5 3.125 3.125], 'FaceColor',[0 0 0]);
rectangle('Position',[40.625 -87.5 3.125 3.125], 'FaceColor',[0 0 0]);
rectangle('Position',[43.75 -84.375 3.125 3.125], 'FaceColor',[1 1 1]);
rectangle('Position',[46.875 -84.375 3.125 3.125], 'FaceColor',[1 1 1]);
rectangle('Position',[43.75 -87.5 3.125 3.125], 'FaceColor',[0 0 0]);
rectangle('Position',[46.875 -87.5 3.125 3.125], 'FaceColor',[1 1 1]);
rectangle('Position',[25 -90.625 3.125 3.125], 'FaceColor',[0 0 0]);
rectangle('Position',[28.125 -90.625 3.125 3.125], 'FaceColor',[0 0 0]);
rectangle('Position',[25 -93.75 3.125 3.125], 'FaceColor',[0 0 0]);
rectangle('Position',[28.125 -93.75 3.125 3.125], 'FaceColor',[1 1 1]);
rectangle('Position',[31.25 -90.625 3.125 3.125], 'FaceColor',[0 0 0]);
rectangle('Position',[34.375 -90.625 3.125 3.125], 'FaceColor',[0 0 0]);
rectangle('Position',[31.25 -93.75 3.125 3.125], 'FaceColor',[1 1 1]);
rectangle('Position',[34.375 -93.75 3.125 3.125], 'FaceColor',[1 1 1]);
rectangle('Position',[25 -96.875 3.125 3.125], 'FaceColor',[0 0 0]);
rectangle('Position',[28.125 -96.875 3.125 3.125], 'FaceColor',[1 1 1]);
rectangle('Position',[25 -100 3.125 3.125], 'FaceColor',[0 0 0]);
rectangle('Position',[28.125 -100 3.125 3.125], 'FaceColor',[0 0 0]);
rectangle('Position',[31.25 -96.875 3.125 3.125], 'FaceColor',[1 1 1]);
rectangle('Position',[34.375 -96.875 3.125 3.125], 'FaceColor',[1 1 1]);
rectangle('Position',[31.25 -100 3.125 3.125], 'FaceColor',[0 0 0]);
rectangle('Position',[34.375 -100 3.125 3.125], 'FaceColor',[0 0 0]);
rectangle('Position',[37.5 -90.625 3.125 3.125], 'FaceColor',[0 0 0]);
rectangle('Position',[40.625 -90.625 3.125 3.125], 'FaceColor',[0 0 0]);
rectangle('Position',[37.5 -93.75 3.125 3.125], 'FaceColor',[1 1 1]);
rectangle('Position',[40.625 -93.75 3.125 3.125], 'FaceColor',[1 1 1]);
rectangle('Position',[43.75 -90.625 3.125 3.125], 'FaceColor',[0 0 0]);
rectangle('Position',[46.875 -90.625 3.125 3.125], 'FaceColor',[1 1 1]);
rectangle('Position',[43.75 -93.75 3.125 3.125], 'FaceColor',[1 1 1]);
rectangle('Position',[46.875 -93.75 3.125 3.125], 'FaceColor',[1 1 1]);
rectangle('Position',[37.5 -96.875 3.125 3.125], 'FaceColor',[1 1 1]);
rectangle('Position',[40.625 -96.875 3.125 3.125], 'FaceColor',[1 1 1]);
rectangle('Position',[37.5 -100 3.125 3.125], 'FaceColor',[0 0 0]);
rectangle('Position',[40.625 -100 3.125 3.125], 'FaceColor',[0 0 0]);
rectangle('Position',[43.75 -96.875 3.125 3.125], 'FaceColor',[1 1 1]);
rectangle('Position',[46.875 -96.875 3.125 3.125], 'FaceColor',[1 1 1]);
rectangle('Position',[43.75 -100 3.125 3.125], 'FaceColor',[0 0 0]);
rectangle('Position',[46.875 -100 3.125 3.125], 'FaceColor',[0 0 0]);
rectangle('Position',[56.25 -53.125 3.125 3.125], 'FaceColor',[0 0 0]);
rectangle('Position',[59.375 -53.125 3.125 3.125], 'FaceColor',[0 0 0]);
rectangle('Position',[56.25 -56.25 3.125 3.125], 'FaceColor',[0 0 0]);
rectangle('Position',[59.375 -56.25 3.125 3.125], 'FaceColor',[1 1 1]);
rectangle('Position',[56.25 -59.375 3.125 3.125], 'FaceColor',[0 0 0]);
rectangle('Position',[59.375 -59.375 3.125 3.125], 'FaceColor',[1 1 1]);
rectangle('Position',[56.25 -62.5 3.125 3.125], 'FaceColor',[0 0 0]);
rectangle('Position',[59.375 -62.5 3.125 3.125], 'FaceColor',[1 1 1]);
rectangle('Position',[62.5 -53.125 3.125 3.125], 'FaceColor',[0 0 0]);
rectangle('Position',[65.625 -53.125 3.125 3.125], 'FaceColor',[1 1 1]);
rectangle('Position',[62.5 -56.25 3.125 3.125], 'FaceColor',[1 1 1]);
rectangle('Position',[65.625 -56.25 3.125 3.125], 'FaceColor',[1 1 1]);
rectangle('Position',[87.5 -53.125 3.125 3.125], 'FaceColor',[1 1 1]);
rectangle('Position',[90.625 -53.125 3.125 3.125], 'FaceColor',[0 0 0]);
rectangle('Position',[87.5 -56.25 3.125 3.125], 'FaceColor',[1 1 1]);
rectangle('Position',[90.625 -56.25 3.125 3.125], 'FaceColor',[0 0 0]);
rectangle('Position',[93.75 -59.375 3.125 3.125], 'FaceColor',[1 1 1]);
rectangle('Position',[96.875 -59.375 3.125 3.125], 'FaceColor',[0 0 0]);
rectangle('Position',[93.75 -62.5 3.125 3.125], 'FaceColor',[1 1 1]);
rectangle('Position',[96.875 -62.5 3.125 3.125], 'FaceColor',[0 0 0]);
rectangle('Position',[93.75 -65.625 3.125 3.125], 'FaceColor',[1 1 1]);
rectangle('Position',[96.875 -65.625 3.125 3.125], 'FaceColor',[0 0 0]);
rectangle('Position',[93.75 -68.75 3.125 3.125], 'FaceColor',[1 1 1]);
rectangle('Position',[96.875 -68.75 3.125 3.125], 'FaceColor',[0 0 0]);
rectangle('Position',[50 -78.125 3.125 3.125], 'FaceColor',[1 1 1]);
rectangle('Position',[53.125 -78.125 3.125 3.125], 'FaceColor',[0 0 0]);
rectangle('Position',[50 -81.25 3.125 3.125], 'FaceColor',[1 1 1]);
rectangle('Position',[53.125 -81.25 3.125 3.125], 'FaceColor',[0 0 0]);
rectangle('Position',[50 -84.375 3.125 3.125], 'FaceColor',[1 1 1]);
rectangle('Position',[53.125 -84.375 3.125 3.125], 'FaceColor',[0 0 0]);
rectangle('Position',[50 -87.5 3.125 3.125], 'FaceColor',[1 1 1]);
rectangle('Position',[53.125 -87.5 3.125 3.125], 'FaceColor',[0 0 0]);
rectangle('Position',[62.5 -84.375 3.125 3.125], 'FaceColor',[1 1 1]);
rectangle('Position',[65.625 -84.375 3.125 3.125], 'FaceColor',[1 1 1]);
rectangle('Position',[62.5 -87.5 3.125 3.125], 'FaceColor',[0 0 0]);
rectangle('Position',[65.625 -87.5 3.125 3.125], 'FaceColor',[0 0 0]);
rectangle('Position',[68.75 -84.375 3.125 3.125], 'FaceColor',[1 1 1]);
rectangle('Position',[71.875 -84.375 3.125 3.125], 'FaceColor',[1 1 1]);
rectangle('Position',[68.75 -87.5 3.125 3.125], 'FaceColor',[0 0 0]);
rectangle('Position',[71.875 -87.5 3.125 3.125], 'FaceColor',[1 1 1]);
rectangle('Position',[50 -90.625 3.125 3.125], 'FaceColor',[1 1 1]);
rectangle('Position',[53.125 -90.625 3.125 3.125], 'FaceColor',[0 0 0]);
rectangle('Position',[50 -93.75 3.125 3.125], 'FaceColor',[1 1 1]);
rectangle('Position',[53.125 -93.75 3.125 3.125], 'FaceColor',[0 0 0]);
rectangle('Position',[50 -96.875 3.125 3.125], 'FaceColor',[1 1 1]);
rectangle('Position',[53.125 -96.875 3.125 3.125], 'FaceColor',[0 0 0]);
rectangle('Position',[50 -100 3.125 3.125], 'FaceColor',[0 0 0]);
rectangle('Position',[53.125 -100 3.125 3.125], 'FaceColor',[0 0 0]);
rectangle('Position',[62.5 -96.875 3.125 3.125], 'FaceColor',[1 1 1]);
rectangle('Position',[65.625 -96.875 3.125 3.125], 'FaceColor',[1 1 1]);
rectangle('Position',[62.5 -100 3.125 3.125], 'FaceColor',[0 0 0]);
rectangle('Position',[65.625 -100 3.125 3.125], 'FaceColor',[0 0 0]);
rectangle('Position',[68.75 -96.875 3.125 3.125], 'FaceColor',[1 1 1]);
rectangle('Position',[71.875 -96.875 3.125 3.125], 'FaceColor',[1 1 1]);
rectangle('Position',[68.75 -100 3.125 3.125], 'FaceColor',[0 0 0]);
rectangle('Position',[71.875 -100 3.125 3.125], 'FaceColor',[0 0 0]);
rectangle('Position',[75 -78.125 3.125 3.125], 'FaceColor',[0 0 0]);
rectangle('Position',[78.125 -78.125 3.125 3.125], 'FaceColor',[0 0 0]);
rectangle('Position',[75 -81.25 3.125 3.125], 'FaceColor',[1 1 1]);
rectangle('Position',[78.125 -81.25 3.125 3.125], 'FaceColor',[1 1 1]);
rectangle('Position',[87.5 -78.125 3.125 3.125], 'FaceColor',[0 0 0]);
rectangle('Position',[90.625 -78.125 3.125 3.125], 'FaceColor',[0 0 0]);
rectangle('Position',[87.5 -81.25 3.125 3.125], 'FaceColor',[1 1 1]);
rectangle('Position',[90.625 -81.25 3.125 3.125], 'FaceColor',[1 1 1]);
rectangle('Position',[93.75 -78.125 3.125 3.125], 'FaceColor',[0 0 0]);
rectangle('Position',[96.875 -78.125 3.125 3.125], 'FaceColor',[0 0 0]);
rectangle('Position',[93.75 -81.25 3.125 3.125], 'FaceColor',[1 1 1]);
rectangle('Position',[96.875 -81.25 3.125 3.125], 'FaceColor',[0 0 0]);
rectangle('Position',[93.75 -84.375 3.125 3.125], 'FaceColor',[1 1 1]);
rectangle('Position',[96.875 -84.375 3.125 3.125], 'FaceColor',[0 0 0]);
rectangle('Position',[93.75 -87.5 3.125 3.125], 'FaceColor',[1 1 1]);
rectangle('Position',[96.875 -87.5 3.125 3.125], 'FaceColor',[0 0 0]);
rectangle('Position',[81.25 -90.625 3.125 3.125], 'FaceColor',[0 0 0]);
rectangle('Position',[84.375 -90.625 3.125 3.125], 'FaceColor',[0 0 0]);
rectangle('Position',[81.25 -93.75 3.125 3.125], 'FaceColor',[1 1 1]);
rectangle('Position',[84.375 -93.75 3.125 3.125], 'FaceColor',[1 1 1]);
rectangle('Position',[75 -96.875 3.125 3.125], 'FaceColor',[1 1 1]);
rectangle('Position',[78.125 -96.875 3.125 3.125], 'FaceColor',[1 1 1]);
rectangle('Position',[75 -100 3.125 3.125], 'FaceColor',[0 0 0]);
rectangle('Position',[78.125 -100 3.125 3.125], 'FaceColor',[0 0 0]);
rectangle('Position',[81.25 -96.875 3.125 3.125], 'FaceColor',[1 1 1]);
rectangle('Position',[84.375 -96.875 3.125 3.125], 'FaceColor',[1 1 1]);
rectangle('Position',[81.25 -100 3.125 3.125], 'FaceColor',[0 0 0]);
rectangle('Position',[84.375 -100 3.125 3.125], 'FaceColor',[0 0 0]);
rectangle('Position',[93.75 -90.625 3.125 3.125], 'FaceColor',[1 1 1]);
rectangle('Position',[96.875 -90.625 3.125 3.125], 'FaceColor',[0 0 0]);
rectangle('Position',[93.75 -93.75 3.125 3.125], 'FaceColor',[1 1 1]);
rectangle('Position',[96.875 -93.75 3.125 3.125], 'FaceColor',[0 0 0]);
rectangle('Position',[87.5 -96.875 3.125 3.125], 'FaceColor',[1 1 1]);
rectangle('Position',[90.625 -96.875 3.125 3.125], 'FaceColor',[1 1 1]);
rectangle('Position',[87.5 -100 3.125 3.125], 'FaceColor',[0 0 0]);
rectangle('Position',[90.625 -100 3.125 3.125], 'FaceColor',[0 0 0]);
rectangle('Position',[93.75 -96.875 3.125 3.125], 'FaceColor',[1 1 1]);
rectangle('Position',[96.875 -96.875 3.125 3.125], 'FaceColor',[0 0 0]);
rectangle('Position',[93.75 -100 3.125 3.125], 'FaceColor',[0 0 0]);
rectangle('Position',[96.875 -100 3.125 3.125], 'FaceColor',[0 0 0]);
X=[93.3333,90.625,85.9375,82.8125,79.6875,76.5625,78.125,82.8125,85.9375,85.9375,85.9375,82.8125,78.125,71.875,67.1875,64.0625,60.9375,60.9375,59.375,53.125,46.875,40.625,34.375,28.125,21.875,15.625,9.375,15.625,9.375,6.66667];
Y=[-6.66667,-9.375,-14.0625,-17.1875,-20.3125,-23.4375,-28.125,-29.6875,-32.8125,-35.9375,-39.0625,-42.1875,-46.875,-46.875,-51.5625,-54.6875,-57.8125,-60.9375,-65.625,-65.625,-59.375,-53.125,-46.875,-40.625,-34.375,-28.125,-21.875,-15.625,-9.375,-6.66667];
hold on;
plot(X,Y,'r');
plot(X,Y,'bo');
legend('335.075','Location','southoutside');
